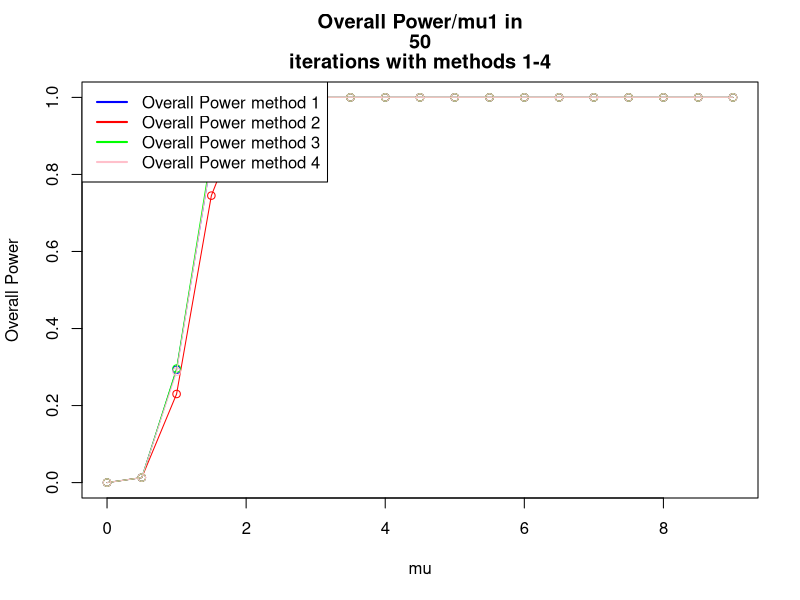
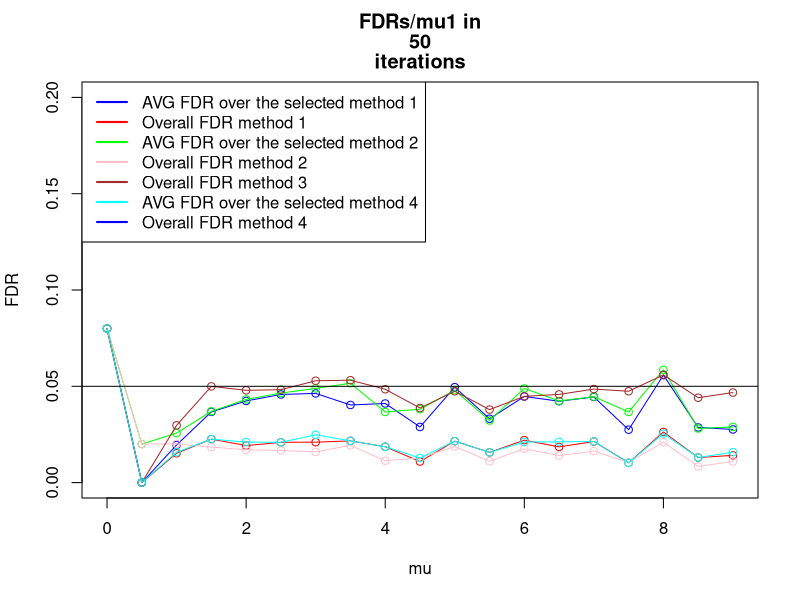
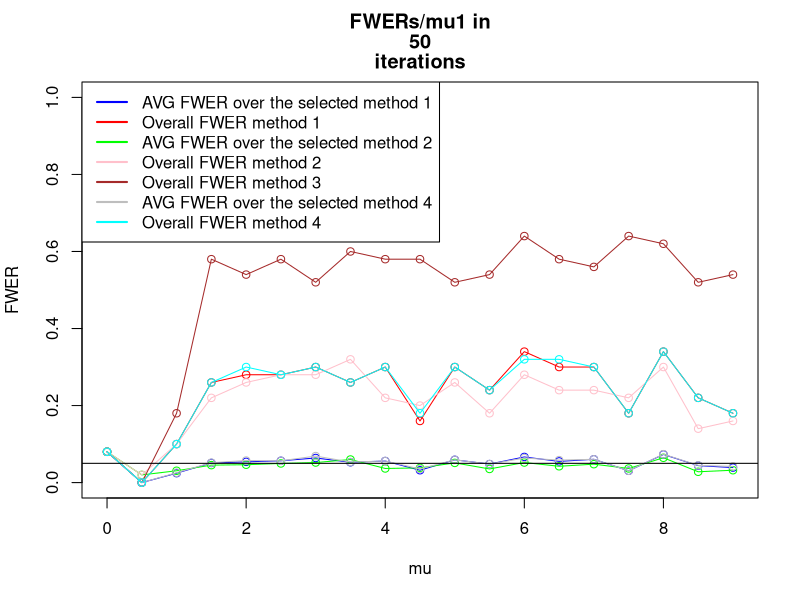
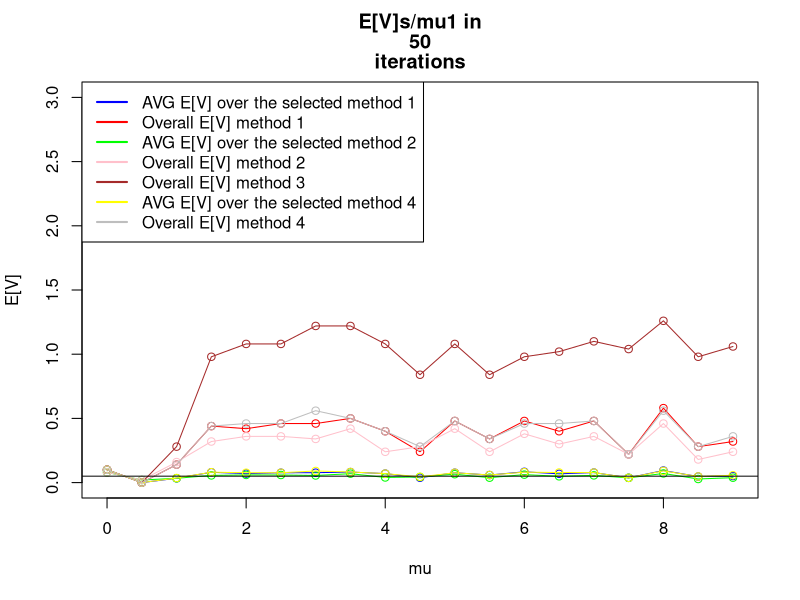
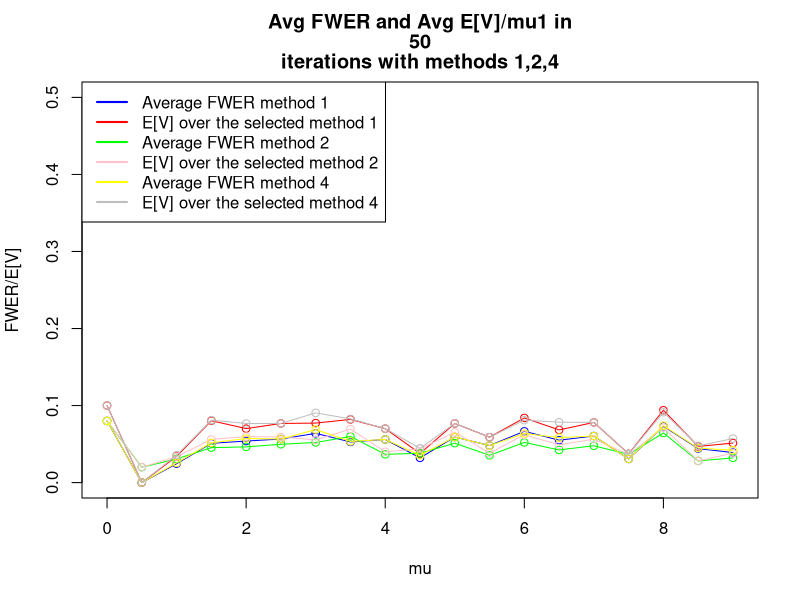

These charts were generated, in order, by the following R code: (Note: this script raises an error after producing the figures.)
iteration <- setClass ("iteration",
                       #Data structure that holds data regarding a certain iteration (=manipulation of random numbers)        
                       slots=c(xbars="numeric",
                               pvals="numeric",
                               refVec="logical",
                               numOfTrues="numeric",
                               truesMu1="numeric",
                               falsesMu1="numeric",
                               size="numeric",
                               proceduresApplied= "list"
                       )
)
procedure <- setClass ("procedure",
                       #a data structure holding the results of certain procedure applied to an iteration
                       
                       slots=c(procedureName="function",
                               rejects="list",
                               fr="numeric",
                               power="numeric",
                               fdr="numeric",
                               fwer="numeric"
                       )
)

calcSimesPVals<- function (PVals){
  min(p.adjust(PVals, method="BH"))
}

calcPower<-function (rejectsLength, falseRejections, size,numOfFalseH0sInRef,details=FALSE){
  #returns num of  true rejections divided by the number of planned rejections
  if (details==TRUE){
    print ("POWER CALC:")
    print (c("rejects:", rejectsLength))
    print (c("fr:", falseRejections))
    print (c("size:", size))
    print (c("numOfFalseH0sInRef:", numOfFalseH0sInRef))
    print (c("Power",(rejectsLength-falseRejections)/(size-numOfFalseH0sInRef)))
  }
  return ((rejectsLength-falseRejections)/(size-numOfFalseH0sInRef))
}

calcFDR<- function (rejects,falseRejections){
  if (rejects$length==0) return (0)
  else 
    return (falseRejections/rejects$length)
}

calcFWER<- function (rejects, falseRejections){
  if (rejects$length==0)
    return (0)
  if (falseRejections>0) 
    return (1)
  if (falseRejections==0) 
    return (0)
}

countFalseRejections<-function (rejects , refVec){
  if (rejects$length==0){ #if there were no rejects at all
    return (0)
  }
  
  fr<-0 #false rejections counter
  for (i in 1:rejects$length){ # count num of false rejects
    #     print (refVec)
    if (refVec[rejects$ix[i]]==FALSE) { #if the rejection was false
      fr<-fr+1
    }
  }
  return (fr) 
}

SelectFamiliesBH<-function (familiesSimesPVals){
  #b<-p.adjust(familiesSimesPVals,method="BH")
  #return (which(b<0.05))
  #print ("SELECT: ")
  #print (Preject(familiesSimesPVals))
  #print ("BH SELECT")
  return (Preject(method="BH", pvals=familiesSimesPVals))
  
}  
#return Array of Selected Families and old ixs



rejectTukey <- function (xbars,S,groupSize,qStar){
  statistics=as.numeric(dist(xbars)/sqrt(S/groupSize))
  b<-which(statistics>=qStar)
  
  #   print (statistics)
  #   print ("Q*")
  #   print (qStar)
  #   print (list("length"=length(b), "ix"=b))
  return (list("length"=length(b), "ix"=b))
}

Preject <- function (method="BH", pvals=c(0), details=FALSE, alpha =0.05){
  a<-p.adjust(p=pvals,method=method)
  #   print (a)
  b<- which(a<alpha)
  return (list ("length"=length(b), "ix"=b))
}

calcTukeyPVal <-function(xbars,S,groupSize, numOfGroups){
  pval<- 1-ptukey(q=max(dist(xbars))/sqrt(S/groupSize), 
                  nmeans=numOfGroups ,df=numOfGroups * (groupSize-1))
  return (pval)
}

calcPairwisePVals <-function (xbars,S,groupSize, numOfGroups,i=1,details=FALSE){
  ##useful for method C phase 2
  pvals=2*(1-pt(q=dist(xbars)/sqrt(2*S[i]/groupSize),
                df= numOfGroups*(groupSize-1)))
  if (details==TRUE){
    print (c("PAIRWISE", pvals))
    print (as.numeric(pvals))
  }
  #   readline()
  return (as.numeric(pvals))
}

getRandomXBars <-function (size, numOfTrues, truesMu1=0, falsesMu1, sd=1){
  xbar<- rep(NA,size) #init xbar
  xbar[1:numOfTrues]<- (rnorm(n=numOfTrues,mean=truesMu1,sd=sd)) 
  #define the null first families
  xbar[(numOfTrues+1):size]<- (rnorm(n=size-numOfTrues,mean=falsesMu1,sd=sd)) 
  #define the non-null last families   
  #   print (xbar)
  #   readline()
  return (xbar)
}
setDesVector <-function (size, numOfZeros,mu=4){
  a<-rep(0,numOfZeros)
  b<-rep(mu,size-numOfZeros)
  return (c(a,b))
}

setRefVectorBig <-function(size, numOfZeros,mu){
  DesVector<-setDesVector(size,numOfZeros,mu)
  #   print ("DesVector:")
  #   print (DesVector)
  return (as.logical(dist(DesVector)))
}

# this method works only for numOfGroups=3, setRefVectorBig does this right for larger sizes
# setRefVector <- function (size, numOfTrues){
#   #initialize reference vector
#   refvec<-rep (NA,size)
#   refvec[1:numOfTrues]<- TRUE # these will be true discoveries
#   refvec[(numOfTrues+1):size]<- FALSE # these will be False Discoveries
#   return (refvec)
# }


#method A(3): Overall BH (one level)
#method B(2): QTukey Statistics (2 levels) 1: TukeyPval , 2: QTukey Stat
#method C(1): BH with pairwise Pval (2 levels) 1: TukeyPVal, 2:Pairwise PVal
#method 4: To be added later - currently empty

#this algorithm builds "numOfFamilies" families, each family of size "numOfGroups",
#with "numOfTrues" trues and the rest of the families are false, with "numOfSignalFamilies"
#families in which there 
#is signal (=numOfTrues is used), and the rest of the families are with no signal (all mus are 0)
#then uses 3 different methods to reject.
tukeyTest2 <-function(n=10000, numOfFamilies=40, numOfGroups=3, numOfTrues=1, numOfSignalFamilies=5,
                      minMu1=0, maxMu1=4, interval=0.5, alpha=0.05, groupSize=16,details=FALSE){
  
  #definition of constant df
  df=numOfGroups*(groupSize-1) #calculate degs of freedom
  
  #declration of matrices to keep means, size is # of methods * the number of mu values 
  OvrPowerMeans<-matrix(0,4,(maxMu1-minMu1)/interval+1)
  AVGFDRMeans<-matrix(0,4,(maxMu1-minMu1)/interval+1)
  OvrFDRMeans<-matrix(0,4,(maxMu1-minMu1)/interval+1)
  AVGFWERMeans<-matrix(0,4,(maxMu1-minMu1)/interval+1)
  OvrFWERMeans<-matrix(0,4,(maxMu1-minMu1)/interval+1)
  OvrFRMeans<-matrix(0,4,(maxMu1-minMu1)/interval+1)
  AVGFRMeans<-matrix(0,4,(maxMu1-minMu1)/interval+1)
  PowerOutput<-list()
  
  for (mu in seq(minMu1,maxMu1,interval)){
    
    #matrices for each mu1
    TotalAVGFDR<-matrix(0,4,n)
    TotalAVGFWER<-matrix(0,4,n)
    TotalOvrFWER<-matrix(0,4,n)
    TotalOvrPower<-matrix(0,4,n)
    TotalAVGFR<-matrix(0,4,n)
    TotalOvrFR<-matrix(0,4,n)
    TotalOvrFDR<-matrix(0,4,n)
    print (mu)
    #     readline()
    
    #each iteration
    for (iters in 1:n){
      #       print (c("iter:" ,iters))
      
      #setup  of variables
      familyArray= list(numOfFamilies);
      familiesTukeyPVals = numeric(numOfFamilies);
      familiesSimesPVals = numeric(numOfFamilies);
      
      SelectedFamilies<-list(0);
      OverallRejectsLength<-numeric(4) # 4 slots for each method B/C/*/4
      OverallFR <- numeric(4)
      FDRSum <-numeric(4)
      FWERSum <- numeric(4)
      jointFamily <- new ("iteration",
                          size=choose(numOfGroups,2)*numOfFamilies,
                          numOfTrues=0+
                            #num of true hypotheses in the no signal zone
                            numOfSignalFamilies*(numOfGroups-1),
                          #num of true hypotheses in the signal zone
                          falsesMu1=mu
      )
      #       print (jointFamily)
      #       readline()
      ##init variance vector
      S=rchisq(n=numOfFamilies,df=df)/df
      
      for (i in 1:numOfFamilies){
        
        familyArray[[i]]= new ("iteration",
                               size=choose (numOfGroups,2),
                               numOfTrues=numOfTrues, #=1
                               falsesMu1=mu
        ) #init family
        
        
        if (i<=numOfSignalFamilies){ #first 5 families with signal
          familyArray[[i]]@refVec=setRefVectorBig(
            size=numOfGroups,
            numOfZeros=numOfGroups-numOfTrues,
            mu=mu)
          #           print ("Reference vector:")
          #           print (familyArray[[i]]@refVec)
          #build reference Vector
          familyArray[[i]]@xbars=getRandomXBars(size=numOfGroups,
                                                numOfTrues=numOfGroups-1,
                                                falsesMu1=mu,
                                                sd=sqrt(1/groupSize))
        }
        else { #35 families no signal
          familyArray[[i]]@refVec=setRefVectorBig(
            size=numOfGroups,
            numOfZeros=numOfGroups,
            mu=mu)
          
          #build reference Vector (we set numOfTrues as 1 and falsesMu1 as 0 so that all xbars are
          #generated around 0, the value of numOfTrues doesnt matter here)
          familyArray[[i]]@xbars=getRandomXBars(size=numOfGroups,
                                                numOfTrues=1,
                                                falsesMu1=0,
                                                sd=sqrt(1/groupSize))
        }
        #                             print ("Reference vector:")
        #                             print (familyArray[[i]]@refVec)
        if (details==TRUE){
          #                    print (i)
          #                    print (familyArray[[i]]@xbars)         
        } #end details print
        
        familyArray[[i]]@pvals=calcPairwisePVals(familyArray[[i]]@xbars,
                                                 S,
                                                 groupSize,
                                                 numOfGroups,
                                                 i=i,
                                                 details=FALSE)
        #        readline()
        #calc Pairwise PVals for Method C(1)
        
        familyArray[[i]]@proceduresApplied=append(familyArray[[i]]@proceduresApplied,
                                                  new ("procedure"))
        familyArray[[i]]@proceduresApplied=append(familyArray[[i]]@proceduresApplied,
                                                  new ("procedure"))
        familyArray[[i]]@proceduresApplied=append(familyArray[[i]]@proceduresApplied,
                                                  new ("procedure"))
        familyArray[[i]]@proceduresApplied=append(familyArray[[i]]@proceduresApplied,
                                                  new ("procedure"))
        familiesTukeyPVals[i]=calcTukeyPVal(familyArray[[i]]@xbars
                                            ,S[i],groupSize, numOfGroups)
        familiesSimesPVals[i]=calcSimesPVals(familyArray[[i]]@pvals)
        
        #calc Tukey PVals for method B(2)
        
        #         print (c("family tukey pval", i, familiesTukeyPVals[i]))
        
        #add to jointFamily for methods 3-4
        jointFamily@refVec=append(jointFamily@refVec,familyArray[[i]]@refVec)
        jointFamily@xbars=append(jointFamily@xbars,familyArray[[i]]@xbars)
        jointFamily@pvals=append(jointFamily@pvals,familyArray[[i]]@pvals)
        jointFamily@proceduresApplied=append(familyArray[[i]]@proceduresApplied,
                                             new ("procedure"))
        jointFamily@proceduresApplied=append(familyArray[[i]]@proceduresApplied,
                                             new ("procedure"))
      } #end for i
      
      if (details==TRUE){
        #         print (jointFamily)
        #         print (familiesSimesPVals)
        #         readline()
      }
      
      #method B,C step 1: select interesting families using BH
      SelectedFamilies[[1]]<-SelectFamiliesBH(familiesTukeyPVals)
      SelectedFamilies[[2]]<-SelectedFamilies[[1]] #for this stage selection for both methods is the same
      qStar=qtukey(p=1-alpha*SelectedFamilies[[1]]$length/numOfFamilies,
                   nmeans=numOfGroups,df=df)
      SelectedFamilies[[4]]<-SelectFamiliesBH(familiesSimesPVals)
      #       print (familyArray[[i]]@pvals, qStar)
      print ("SELECTS FROM METHOD 4")
      print (SelectedFamilies[[4]])
      #             readline()
      
      
      ##method 1/2 step 2: #process BH/QTukey on selected families
      for (methodix in 1:3){ #run through methods
        if (methodix==3){
          methodix<-4
        }
        print (c("METHOD:", methodix))
        if (SelectedFamilies[[methodix]]$length>0){   #if there are any selected families
          for (i in 1:SelectedFamilies[[methodix]]$length){ #run thru selected families
            
            if (methodix==1 || methodix==4){
              #method 1=method C
              #method 4= BH BH (simes)
              #print ("1")
              # reject inside the selected families with BH alpha=0.05*r/m
              familyArray[[SelectedFamilies[[methodix]]$ix[i]]]@proceduresApplied[[methodix]]@rejects<-
                Preject(method="BH", pvals=familyArray[[SelectedFamilies[[methodix]]$ix[i]]]@pvals, 
                        alpha=alpha*SelectedFamilies[[methodix]]$length/numOfFamilies)
            }
            if (methodix==2){
              #methodB
              #print ("2")
              # reject inside the selected families with QTUKEY threshold
              familyArray[[SelectedFamilies[[methodix]]$ix[i]]]@proceduresApplied[[2]]@rejects<-
                rejectTukey( familyArray[[SelectedFamilies[[methodix]]$ix[i]]]@xbars,
                             S[SelectedFamilies[[methodix]]$ix[i]],
                             groupSize,
                             qStar)
              #               print (dist(familyArray[[SelectedFamilies[[methodix]]$ix[i]]]@xbars))
              #               print (familyArray[[SelectedFamilies[[methodix]]$ix[i]]]@refVec)
              #               readline()
            }
            
            #calc frs,power,fdr,fwer for the ith selectedfamily
            familyArray[[SelectedFamilies[[methodix]]$ix[i]]]@proceduresApplied[[methodix]]@fr=
              countFalseRejections(
                familyArray[[SelectedFamilies[[methodix]]$ix[i]]]@proceduresApplied[[methodix]]@rejects,
                familyArray[[SelectedFamilies[[methodix]]$ix[i]]]@refVec)
            
            familyArray[[SelectedFamilies[[methodix]]$ix[i]]]@proceduresApplied[[methodix]]@power=
              calcPower(familyArray[[SelectedFamilies[[methodix]]$ix[i]]]@proceduresApplied[[methodix]]@rejects$length,
                        familyArray[[SelectedFamilies[[methodix]]$ix[i]]]@proceduresApplied[[methodix]]@fr, 
                        familyArray[[SelectedFamilies[[methodix]]$ix[i]]]@size, 
                        length(which(familyArray[[SelectedFamilies[[methodix]]$ix[i]]]@refVec==FALSE)))
            
            familyArray[[SelectedFamilies[[methodix]]$ix[i]]]@proceduresApplied[[methodix]]@fdr=
              calcFDR(familyArray[[SelectedFamilies[[methodix]]$ix[i]]]@proceduresApplied[[methodix]]@rejects,
                      familyArray[[SelectedFamilies[[methodix]]$ix[i]]]@proceduresApplied[[methodix]]@fr)
            
            familyArray[[SelectedFamilies[[methodix]]$ix[i]]]@proceduresApplied[[methodix]]@fwer=
              calcFWER(familyArray[[SelectedFamilies[[methodix]]$ix[i]]]@proceduresApplied[[methodix]]@rejects,
                       familyArray[[SelectedFamilies[[methodix]]$ix[i]]]@proceduresApplied[[methodix]]@fr)
            if (details==TRUE){ 
              print (c("Family number:", SelectedFamilies[[methodix]]$ix[i]))
              print (c("FRs:", familyArray[[SelectedFamilies[[methodix]]$ix[i]]]@proceduresApplied[[methodix]]@fr))
              print (c("FDR:", familyArray[[SelectedFamilies[[methodix]]$ix[i]]]@proceduresApplied[[methodix]]@fdr))
              print (c("FWER: ", familyArray[[SelectedFamilies[[methodix]]$ix[i]]]@proceduresApplied[[methodix]]@fwer))
              print (c("Power: ", familyArray[[SelectedFamilies[[methodix]]$ix[i]]]@proceduresApplied[[methodix]]@power))
              print (c("Rejects:", familyArray[[SelectedFamilies[[methodix]]$ix[i]]]@proceduresApplied[[methodix]]@rejects$length))
            } #end details print
            FDRSum[methodix]=FDRSum[methodix]+familyArray[[SelectedFamilies[[methodix]]$ix[i]]]@proceduresApplied[[methodix]]@fdr
            FWERSum[methodix]=FWERSum[methodix]+familyArray[[SelectedFamilies[[methodix]]$ix[i]]]@proceduresApplied[[methodix]]@fwer    			
            OverallFR[methodix]=OverallFR[methodix]+familyArray[[SelectedFamilies[[methodix]]$ix[i]]]@proceduresApplied[[methodix]]@fr
            OverallRejectsLength[methodix]=OverallRejectsLength[methodix]+familyArray[[SelectedFamilies[[methodix]]$ix[i]]]@
            proceduresApplied[[methodix]]@rejects$length
            
            
          } #end for loop of i selected families     
          #           print (c("OVERALL REJECTS LENGTH method :", methodix ,OverallRejectsLength[methodix]))
          
          
          TotalAVGFDR[methodix, iters] <-FDRSum[methodix]/SelectedFamilies[[methodix]]$length
          if (is.nan(TotalAVGFDR[methodix, iters])) {
            TotalAVGFDR[methodix, iters]<-0
          }
          TotalAVGFWER[methodix, iters]<-FWERSum[methodix]/SelectedFamilies[[methodix]]$length
          if (is.nan(TotalAVGFDR[methodix, iters])) {
            TotalAVGFWER[methodix, iters]<-0
          }
          print ("TOTAL OVR POWER CALC")
          print ("")
          TotalOvrPower[methodix, iters]<- calcPower(rejects=OverallRejectsLength[methodix],
                                                     falseRejections=OverallFR[methodix],
                                                     size=jointFamily@size,
                                                     numOfFalseH0sInRef=jointFamily@size-jointFamily@numOfTrues
          ) 
          
          #             (OverallRejectsLength[methodix]-OverallFR[methodix])/(numOfFamilies*(numOfGroups-numOfTrues))
          TotalOvrFR[methodix, iters]<-OverallFR[methodix]
          TotalAVGFR[methodix, iters]<-OverallFR[methodix]/SelectedFamilies[[methodix]]$length
          
          TotalOvrFDR[methodix, iters]<- OverallFR[methodix]/OverallRejectsLength[methodix]
          if (is.nan(TotalOvrFDR[methodix, iters])) {
            TotalOvrFDR[methodix, iters]<-0
          }
          
          TotalOvrFWER[methodix, iters]<-sign(TotalOvrFDR[methodix, iters])
          if (is.nan(TotalOvrFWER[methodix, iters])) {
            TotalOvrFWER[methodix, iters]<-0
          }
          
          print (c("Iteration:", iters, "mu1:", mu, "method:", methodix))
          print (c("Average FDR:", FDRSum[methodix]/SelectedFamilies[[methodix]]$length))
          print (c("Overall FDR: ",  OverallFR[methodix]/OverallRejectsLength[methodix]))
          print (c("Average FWER: ", FWERSum[methodix]/SelectedFamilies[[methodix]]$length))
          print (c("Overall FR: ", OverallFR[methodix]))
          print (c("Interesting Families () are",SelectedFamilies[[methodix]]))
          #readline()
          
          
        } #end if selected families exist
        else {
          #"no selected families in iteration - all stats  are 0"
          print ("no families selected")
          TotalAVGFDR[methodix,iters]<-0
          TotalAVGFWER[methodix,iters]<-0
          TotalOvrFWER[methodix,iters]<-0
          TotalOvrPower[methodix,iters]<-0
          TotalOvrFR[methodix,iters]<-0
          TotalAVGFR[methodix,iters]<-0
          TotalOvrFDR[methodix,iters]<-0
        }
      } #end for methodix
      
      # methods 3/4
      for (methodix in 3:3){
        if (methodix==3){
          #method 3 - overall BH - take joint family and reject in it using BH
          jointFamily@proceduresApplied[[methodix-2]]@rejects=Preject(method="BH", pvals=jointFamily@pvals, alpha=0.05)
        }
        
        #calc stats for joint family
        jointFamily@proceduresApplied[[methodix-2]]@fr=countFalseRejections(jointFamily@proceduresApplied[[methodix-2]]@rejects,jointFamily@refVec)
        jointFamily@proceduresApplied[[methodix-2]]@power=calcPower(jointFamily@proceduresApplied[[methodix-2]]@rejects$length,
                                                                    jointFamily@proceduresApplied[[methodix-2]]@fr, jointFamily@size, jointFamily@size-jointFamily@numOfTrues)
        jointFamily@proceduresApplied[[methodix-2]]@fdr=calcFDR(jointFamily@proceduresApplied[[methodix-2]]@rejects,
                                                                jointFamily@proceduresApplied[[methodix-2]]@fr)
        jointFamily@proceduresApplied[[methodix-2]]@fwer=calcFWER(jointFamily@proceduresApplied[[methodix-2]]@rejects, 
                                                                  jointFamily@proceduresApplied[[methodix-2]]@fr)
        
        TotalOvrFDR[methodix,iters]=jointFamily@proceduresApplied[[methodix-2]]@fdr
        TotalOvrFWER[methodix,iters]=jointFamily@proceduresApplied[[methodix-2]]@fwer					
        TotalOvrFR[methodix,iters]=jointFamily@proceduresApplied[[methodix-2]]@fr
        TotalOvrPower[methodix,iters]=jointFamily@proceduresApplied[[methodix-2]]@power						
        
      }
      #			print ("TOTAL OVR FDR")
      #			print (TotalOvrFDR)
    } #end n for - iterations
    
    #print ("Total AVG FDR")
    #print (mean(TotalAVGFDR))
    #print ("Total AVG FWER")
    #print (mean(TotalAVGFWER))
    #print ("Total Ovr FR")
    #print (mean(TotalOvrFR))
    #print ("Total OVr FDR")
    #print (mean(TotalOvrFDR))
    
    for (methodix in 1:4){
      if (methodix!=3){
        AVGFDRMeans[methodix,(mu-minMu1)/interval+1]<-mean(TotalAVGFDR[methodix,])
        AVGFWERMeans[methodix,(mu-minMu1)/interval+1]<-mean(TotalAVGFWER[methodix,])
        AVGFRMeans[methodix,(mu-minMu1)/interval+1]<-mean(TotalAVGFR[methodix,])
      }
      
      OvrPowerMeans[methodix,(mu-minMu1)/interval+1]<-mean(TotalOvrPower[methodix,])
      OvrFDRMeans[methodix,(mu-minMu1)/interval+1]<-mean(TotalOvrFDR[methodix,])
      OvrFWERMeans[methodix,(mu-minMu1)/interval+1]<-mean(TotalOvrFWER[methodix,])
      OvrFRMeans[methodix,(mu-minMu1)/interval+1]<-mean(TotalOvrFR[methodix,])
      
      #			print ('Ovr fdrmeans')
      #			print (OvrFDRMeans)
      
    }#end methodix for 
    PowerOutput[[(mu-minMu1)/interval+1]]=TotalOvrPower
  } #end mu for
  
  
  
  #	print (OvrFDRMeans[1,])
  #	print (OvrFDRMeans[2,])
  #	print (AVGFDRMeans[1,])
  #	print (AVGFDRMeans[2,])
  #	
  
  plot (seq(minMu1,maxMu1,interval),OvrPowerMeans[1,], 
        col="blue", ylim=c(0,1),xlab= "mu", ylab= "Overall Power",
        main =c("Overall Power/mu1 in", n, "iterations with methods 1-4"), type="o")
  lines (seq(minMu1,maxMu1,interval),OvrPowerMeans[2,], col="red", type="o")
  lines (seq(minMu1,maxMu1,interval),OvrPowerMeans[3,], col="green", type="o")
  lines (seq(minMu1,maxMu1,interval),OvrPowerMeans[4,], col="pink", type="o")
  
  
  legend("topleft", 
         legend= c("Overall Power method 1", "Overall Power method 2", 
                   "Overall Power method 3","Overall Power method 4"), 
         lty=c(1,1,1,1),
         lwd=c(2,2,2,2),
         col=c("blue","red", "green", "pink")
  )
  plot (seq(minMu1,maxMu1,interval),AVGFDRMeans[1,], 
        col="blue", ylim=c(0,0.2),xlab= "mu", ylab= "FDR",
        main =c("FDRs/mu1 in", n, "iterations"), type="o")
  lines (seq(minMu1,maxMu1,interval),OvrFDRMeans[1,], col="red", type="o")
  lines (seq(minMu1,maxMu1,interval),AVGFDRMeans[2,], col="green", type="o")
  lines (seq(minMu1,maxMu1,interval),OvrFDRMeans[2,], col="pink", type="o")
  lines (seq(minMu1,maxMu1,interval),OvrFDRMeans[3,], col="brown", type="o")
  lines (seq(minMu1,maxMu1,interval),OvrFDRMeans[4,], col="cyan", type="o")
  abline (h=0.05, col="black")
  
  legend("topleft", 
         legend= c("AVG FDR over the selected method 1", "Overall FDR method 1",
                   "AVG FDR over the selected method 2", "Overall FDR method 2", 
                   "Overall FDR method 3",
                   "AVG FDR over the selected method 4", "Overall FDR method 4" ), 
         lty=c(1,1,1,1),
         lwd=c(2,2,2,2),
         col=c("blue","red", "green", "pink", "brown","cyan")
  )
  plot (seq(minMu1,maxMu1,interval),AVGFWERMeans[1,], 
        col="blue", ylim=c(0,1),xlab= "mu", ylab= "FWER",
        main =c("FWERs/mu1 in", n, "iterations"), type="o")
  lines (seq(minMu1,maxMu1,interval),OvrFWERMeans[1,], col="red", type="o")
  lines (seq(minMu1,maxMu1,interval),AVGFWERMeans[2,], col="green", type="o")
  lines (seq(minMu1,maxMu1,interval),OvrFWERMeans[2,], col="pink", type="o")
  lines (seq(minMu1,maxMu1,interval),OvrFWERMeans[3,], col="brown", type="o")
  lines (seq(minMu1,maxMu1,interval),AVGFWERMeans[4,], col="grey", type="o")
  lines (seq(minMu1,maxMu1,interval),OvrFWERMeans[4,], col="cyan", type="o")
  abline (h=0.05, col="black")
  
  legend("topleft", 
         legend= c("AVG FWER over the selected method 1", "Overall FWER method 1",
                   "AVG FWER over the selected method 2", "Overall FWER method 2", 
                   "Overall FWER method 3", 
                   "AVG FWER over the selected method 4","Overall FWER method 4"), 
         lty=c(1,1,1,1),
         lwd=c(2,2,2,2),
         col=c("blue","red", "green", "pink", "brown","grey", "cyan")
  )
  
  plot (seq(minMu1,maxMu1,interval),AVGFRMeans[1,], 
        col="blue", ylim=c(0,3),xlab= "mu", ylab= "E[V]",
        main =c("E[V]s/mu1 in", n, "iterations"), type="o")
  lines (seq(minMu1,maxMu1,interval),OvrFRMeans[1,], col="red", type="o")
  lines (seq(minMu1,maxMu1,interval),AVGFRMeans[2,], col="green", type="o")
  lines (seq(minMu1,maxMu1,interval),OvrFRMeans[2,], col="pink", type="o")
  lines (seq(minMu1,maxMu1,interval),OvrFRMeans[3,], col="brown", type="o")
  lines (seq(minMu1,maxMu1,interval),AVGFRMeans[4,], col="yellow", type="o")
  lines (seq(minMu1,maxMu1,interval),OvrFRMeans[4,], col="grey", type="o")
  abline (h=0.05, col="black")
  
  legend("topleft", 
         legend= c("AVG E[V] over the selected method 1", "Overall E[V] method 1", 
                   "AVG E[V] over the selected method 2", "Overall E[V] method 2", 
                   "Overall E[V] method 3",
                   "AVG E[V] over the selected method 4", "Overall E[V] method 4"), 
         lty=c(1,1,1,1),
         lwd=c(2,2,2,2),
         col=c("blue","red", "green", "pink", "brown","yellow","grey")
  )
  plot (seq(minMu1,maxMu1,interval),AVGFWERMeans[1,] , col="blue", ylim=c(0,0.5),
        ylab="FWER/E[V]", xlab="mu",
        main =c("Avg FWER and Avg E[V]/mu1 in", n, "iterations with methods 1,2,4"), type="o")
  #    readline()
  lines (seq(minMu1,maxMu1,interval),AVGFRMeans[1,], col="red", type="o")
  lines (seq(minMu1,maxMu1,interval),AVGFWERMeans[2,], col="green", type="o")
  lines (seq(minMu1,maxMu1,interval),AVGFRMeans[2,], col="pink", type="o")
  lines (seq(minMu1,maxMu1,interval),AVGFWERMeans[4,], col="yellow", type="o")
  lines (seq(minMu1,maxMu1,interval),AVGFRMeans[4,], col="grey", type="o")
  legend("topleft", 
         legend= c("Average FWER method 1","E[V] over the selected method 1",
                   "Average FWER method 2","E[V] over the selected method 2",
                   "Average FWER method 4","E[V] over the selected method 4"), 
         lty=c(1,1,1,1),
         lwd=c(2,2,2,2),
         col=c("blue","red", "green", "pink","yellow","grey")
  )
  
  #change column names in table
  colnames(OvrPowerMeans)<-seq(minMu1,maxMu1,interval)
  colnames(OvrFDRMeans)<-seq(minMu1,maxMu1,interval)
  colnames(AVGFDRMeans)<-seq(minMu1,maxMu1,interval)
  colnames(OvrFWERMeans)<-seq(minMu1,maxMu1,interval)
  colnames(OvrFRMeans)<-seq(minMu1,maxMu1,interval)
  colnames(AVGFRMeans)<-seq(minMu1,maxMu1,interval)
  colnames(AVGFWERMeans)<-seq(minMu1,maxMu1,interval)
  #rownames(OvrPowerMeans)<-c("QTukey Stat", "Pairwise", "Overall BH", "BH BH")
  
  print ("OVERALL POWER:")
  print (OvrPowerMeans)
  #   sprintf("%1.7f", OvrPowerMeans)
  #   format (OvrPowerMeans,digits=10)
  #  formatC( OvrPowerMeans, format='f',width=8, digits=4 )
  #   
  print ("AVG FDR:")
  print( AVGFDRMeans)
  print ("OVERALL FDR:")
  print( OvrFDRMeans)
  print ("OVERALL FWER:")
  print(OvrFWERMeans)
  print ("OVERALL E[V]:")
  print(OvrFRMeans)
  print ("AVG E[V]: ")
  print (AVGFRMeans)
  print ("AVG FWER: ")
  print (AVGFWERMeans)
  
  wb<-loadWorkbook(paste("TukeyTest",Sys.Date(),".xls"), create = TRUE)
  createSheet(wb, name = "OVERALL POWER")
  writeWorksheet(wb, OvrPowerMeans, sheet = "OVERALL POWER")
  
  createSheet(wb, name = "AVG FDR")
  writeWorksheet(wb, AVGFDRMeans, sheet = "AVG FDR")
  createSheet(wb, name = "OVERALL FDR")
  writeWorksheet(wb, OvrFDRMeans, sheet = "OVERALL FDR")
  createSheet(wb, name = "OVERALL FWER")
  writeWorksheet(wb, OvrFWERMeans, sheet = "OVERALL FWER")
  createSheet(wb, name = "OVERALL E(V)")
  writeWorksheet(wb, OvrFRMeans, sheet = "OVERALL E(V)")
  createSheet(wb, name = "AVG E(V)")
  writeWorksheet(wb, AVGFRMeans, sheet = "AVG E(V)")
  createSheet(wb, name = "AVG FWER")
  writeWorksheet(wb, AVGFWERMeans, sheet = "AVG FWER")
  saveWorkbook(wb)
  print(PowerOutput)
}

#tukeyTest2(n=100)
tukeyTest2(n=50, numOfGroups=5,minMu1=0, maxMu1=9,details=FALSE)
